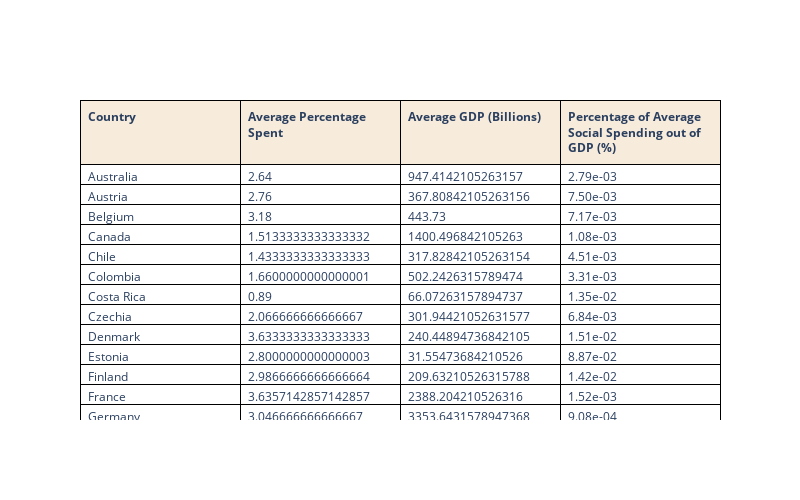

Source (notebook cell):
### Code cell
import plotly.graph_objects as go

fig = go.Figure(data=[go.Table(
    header=dict(values=['<b>Country</b>', '<b>Average Percentage Spent</b>', '<b>Average GDP (Billions)</b>', '<b>Percentage of Average Social Spending out of GDP (%)</b>'],
                line_color='black',
                fill_color='#f7ebdb',
                align='left'),
    cells=dict(values=[average_data['Country'],
                       average_data['s_s'],
                       average_data['gdp'],
                       average_data['s_s_gdp_ratio'].apply(lambda x: f'{x:.2e}')],
               line_color='black',
               fill_color='white',
               align='left'))
])

fig.update_layout(width=800, height=500)
fig.show()

### Figure 1 — Plotly figure (JSON) as saved in the notebook; plotly's stock layout.template omitted (floating-point values rounded to 4 significant figures; data arrays with more than 128 entries replaced by an {"elided": "..."} marker saying what was removed)
{"data": [{"cells": {"align": "left", "fill": {"color": "white"}, "line": {"color": "black"}, "values": {"elided": "4x38 mixed values"}}, "header": {"align": "left", "fill": {"color": "#f7ebdb"}, "line": {"color": "black"}, "values": ["<b>Country</b>", "<b>Average Percentage Spent</b>", "<b>Average GDP (Billions)</b>", "<b>Percentage of Average Social Spending out of GDP (%)</b>"]}, "type": "table"}], "layout": {"height": 500, "width": 800}}
